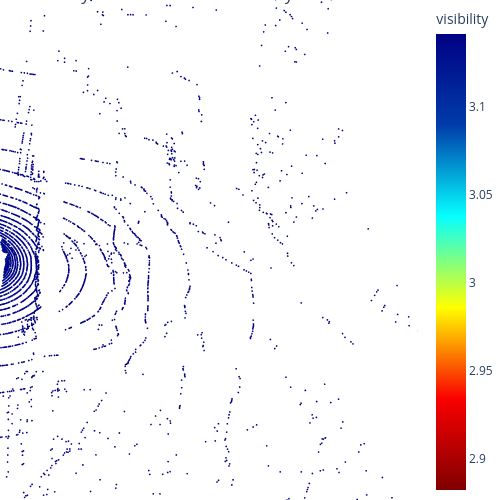

The notebook cell saved with this chart:
### Code cell
# Some visualization on visibility on the separate Nuscens point clouds

from utils.data_handling import split_data
from utils.nuscenes_handling import read_nuscenes_data
import utils.visibility
import importlib
importlib.reload(utils.visibility)
from utils.visibility import visible_points, covisible_inds
import torch
# Set params
N = 1
T_close_thresh = 1.5

class Settings:
    def __init__(self, n_classes, r_bin, t_bin, class_distribution):
        self.n_classes = n_classes
        self.r_bin = r_bin
        self.t_bin = t_bin
        self.class_distribution = class_distribution

perturb_settings = Settings(n_classes=2, r_bin=0.03, t_bin=0.3, class_distribution='uniform')



#
PC_scenes = read_nuscenes_data(nusc, perturb_settings=perturb_settings, downsample_factor=2,
                               n_scenes=N, n_samples=N, T_close_thresh=T_close_thresh)
PC_scenes_training, PC_scenes_test = split_data(PC_scenes, scenes_training=N)

for i in range(len(PC_scenes_training)):
    PC_pair = PC_scenes_training[i][0]
    pc_in = PC_pair.PC0.pc
    device = pc_in.device
    dtype = pc_in.dtype

    zero_vec = torch.zeros((3), device=device, dtype=dtype)
    T0 = PC_pair.pose0
    T1 = PC_pair.pose1
    viewpoint1_CS0 = torch.matmul(torch.linalg.inv(T0), T1)[:3, 3]
    


    #
    print(f"\nScene: {i}")
    for radius in [3.25]:
        visible_inds, visibility_scores = visible_points(pc_in, zero_vec, hpr_radius=radius, compute_weights=True,
                                                         inversion_kernel = "exponential")
        # visible_inds_other, visibility_scores_other = visible_points(
        #     pc_in, viewpoint1_CS0, hpr_radius=radius, compute_weights=True)
        # visible_inds, visible_inds_pc0, visible_inds_pc1 = covisible_inds(PC_pair.PC0.pc, PC_pair.PCUnion.pc, T0, T1)
        # # print(f"Percentage visible points own viewpoint vs other " +
        # #       f"{np.around(100*len(visible_inds)/pc_in.shape[0], 3)} % vs "+
        # #       f"{np.around(100*len(visible_inds_other)/pc_in.shape[0], 3)} %")
        # print("Covisible point percentage in union point cloud ",
        #       f"{np.around(100*visible_inds.shape[0]/PC_pair.PCUnion.N_points,2)} %")
#plot_points(pc_in, zero_vec, points_special_inds=visible_inds, extra_viewpoint=viewpoint1_CS0)
pc_union = PC_pair.PCUnion.pc.cpu().numpy()
pc_out = pc_in[visible_inds].cpu().numpy()
viewpoint = zero_vec.cpu().numpy()
visibility_scores = visibility_scores - visibility_scores.min()
visibility_scores = visibility_scores/visibility_scores.max()
visibility_scores = visibility_scores.cpu().numpy()
# pc_union = pc_union[~visible_inds]
plot_vs(pc_out, visibility_scores, viewpoint, point_size=1)
# plot_points(np.delete(pc_union, visible_inds, axis=0), viewpoint=zero_vec, plot_viewpoint=False)
# plot_points(pc_union[visible_inds], viewpoint=zero_vec, plot_viewpoint=False)

### Figure 1 — Plotly figure (JSON) as saved in the notebook; plotly's stock layout.template omitted (floating-point values rounded to 4 significant figures; data arrays with more than 128 entries replaced by an {"elided": "..."} marker saying what was removed)
{"data": [{"hovertemplate": "x=%{x}<br>y=%{y}<br>z=%{z}<br>visibility=%{marker.color}<extra></extra>", "legendgroup": "", "marker": {"color": {"elided": "10167 float values"}, "coloraxis": "coloraxis", "size": 1, "symbol": "circle"}, "mode": "markers", "name": "", "scene": "scene", "showlegend": false, "type": "scatter3d", "x": {"elided": "10167 float values"}, "y": {"elided": "10167 float values"}, "z": {"elided": "10167 float values"}}], "layout": {"autosize": false, "coloraxis": {"colorbar": {"title": {"text": "visibility"}}, "colorscale": [[0, "rgb(128,0,0)"], [0.2, "rgb(250,0,0)"], [0.4, "rgb(255,255,0)"], [0.6, "rgb(5,255,255)"], [0.8, "rgb(0,60,170)"], [1, "rgb(0,0,131)"]]}, "height": 500, "legend": {"tracegroupgap": 0}, "margin": {"b": 0, "l": 0, "pad": 0, "r": 0, "t": 0}, "paper_bgcolor": "rgba(0,0,0,0)", "plot_bgcolor": "rgba(0,0,0,0)", "scene": {"camera": {"center": {"x": 0, "y": 0, "z": 0}, "eye": {"x": 0, "y": 0, "z": 0}, "up": {"x": 0, "y": 1, "z": 0}}, "domain": {"x": [0, 1], "y": [0, 1]}, "xaxis": {"title": {"text": "x"}, "visible": false}, "yaxis": {"title": {"text": "y"}, "visible": false}, "zaxis": {"title": {"text": "z"}, "visible": false}}, "showlegend": false, "title": {"text": "Visibility Score for Stanford Bunny"}, "width": 500}}
